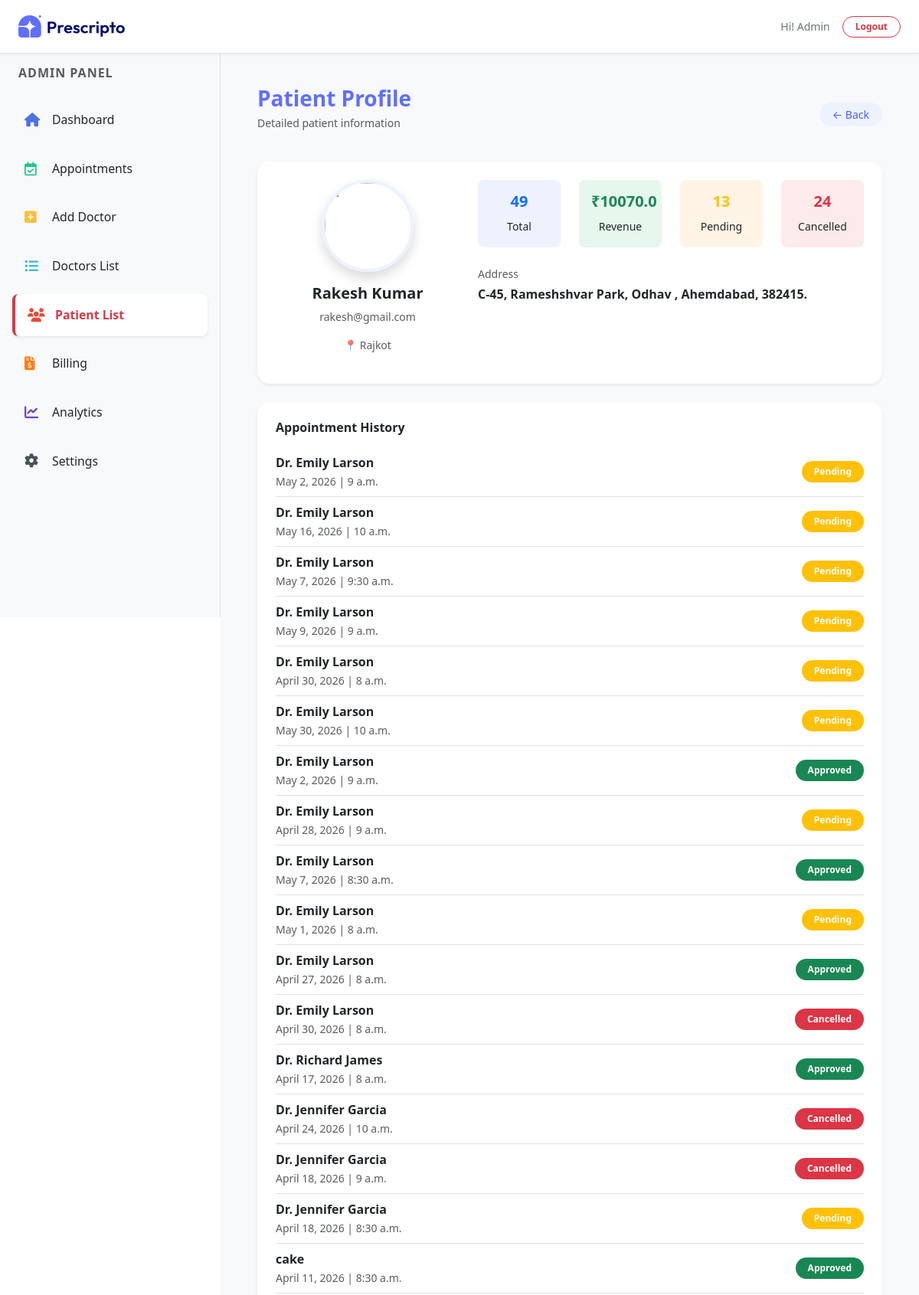
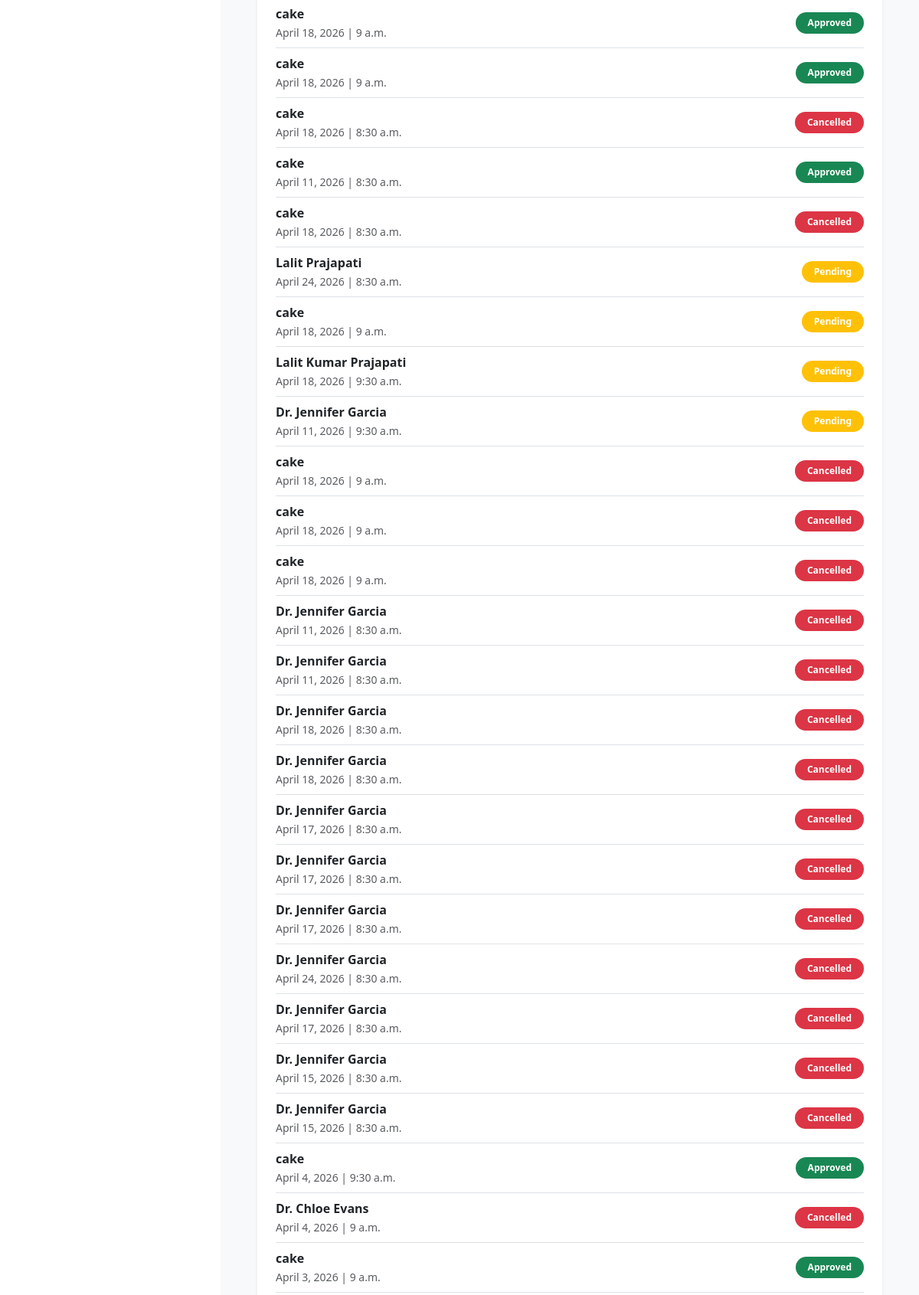
Screenshot of /patient/4/ (signed in, upper part) with the database file from the repository (2 pictures, top to bottom).
### appointment/models.py (models this page shows, shortened)
class Patients(models.Model):
    username = models.CharField(max_length=100)
    email = models.EmailField()
    password = models.CharField(max_length=100)
    phone = models.CharField(max_length=15, blank=True)
    city = models.CharField(max_length=100, blank=True)
    address = models.TextField(blank=True)
    profile_image = CloudinaryField('image', folder='patients_image')

class Appointment(models.Model):
    STATUS_CHOICES = (
        ('Pending', 'Pending'),
        ('Approved', 'Approved'),
        ('Cancelled', 'Cancelled'),
    )
    PAYMENT_METHOD = (
        ('Cash', 'Cash'),
        ('Online', 'Online'),
    )
    user = models.ForeignKey(
        Patients,
        on_delete=models.CASCADE,
        related_name='appointments'
    )
    doctor = models.ForeignKey(Doctor, on_delete=models.CASCADE)
    appointment_date = models.DateField()
    appointment_time = models.TimeField()
    status = models.CharField(max_length=10, choices=STATUS_CHOICES, default='Pending')
    payment_method = models.CharField(max_length=10, choices=PAYMENT_METHOD, default='Cash')
    is_billed = models.BooleanField(default=False)
    created_at = models.DateTimeField(auto_now_add=True)

class Doctor(models.Model):
    image = CloudinaryField('image', folder='doctor_image')
    name = models.CharField(max_length=100)
    email = models.EmailField()
    username = models.CharField(max_length=255, unique=True)
    password = models.CharField(max_length=100)
    experience = models.IntegerField()
    fees = models.FloatField()
    category = models.ForeignKey(Category, on_delete=models.CASCADE)
    degree = models.CharField(max_length=50)
    about = models.TextField()
    address = models.TextField()
    available = models.BooleanField(default=True)

### appointment/views.py (the view)
# urls.py: path('patient/<int:id>/', views.patient_detail, name='patient_detail'),
@login_required(login_url='/dash_login')
@staff_member_required
def patient_detail(request, id):
    patient = get_object_or_404(Patients, id=id)
    stats = Appointment.objects.filter(user=patient).aggregate(
        total_appointments=Count('id'),
        total_bill=Sum('doctor__fees', filter=Q(status='Approved')),
        pending=Count('id', filter=Q(status='Pending')),
        cancelled=Count('id', filter=Q(status='Cancelled')),
    )
    appointments = Appointment.objects.filter(user=patient).order_by('-created_at')
    context = {
        'patient': patient,
        'appointments': appointments,
        'stats': stats,
        'action': 'patient_list',
        "role": "admin"
    }
    return render(request, 'dashboard/patient_detail.html', context)

### templates/dashboard/patient_detail.html
{% extends "dashboard/layout.html" %}
{% load static %}
{% block contant %}
<section class="p-5 bg-light" style="width: 100%; margin-top: 64px; margin-left: 18rem; padding: 20px;">
    <div class="mb-4 d-flex justify-content-between align-items-center" data-aos="fade-down">
        <div>
            <h3 class="fw-bold mb-1" style="color: rgb(95 111 255);">Patient Profile</h3>
            <p class="text-muted small">Detailed patient information</p>
        </div>
        <a href="{% url 'patient_list' %}" class="btn btn-sm rounded-pill px-3"
            style="background:#eef2ff; color:#4f5dff;">
            ← Back
        </a>
    </div>
    <div class="bg-white rounded-4 shadow-sm p-4 mb-4" data-aos="fade-up">
        <div class="row">
            <div class="col-md-4 text-center">
                <img src="{{ patient.profile_image.url }}"
                    class="rounded-circle shadow mb-3"
                    style="width:120px;height:120px;object-fit:cover; border:4px solid #eef2ff;">
                <h5 class="fw-bold">{{ patient.username }}</h5>
                <p class="text-muted small">{{ patient.email }}</p>
                <p class="small text-muted">
                    📍 {{ patient.city|default:"No city" }}
                </p>
            </div>
            <div class="col-md-8">
                <div class="row text-center">
                    <div class="col-3">
                        <div class="p-3 rounded-3"
                            style="background:#eef2ff;">
                            <h5 class="fw-bold text-primary">
                                {{ stats.total_appointments|default:"0" }}
                            </h5>
                            <small>Total</small>
                        </div>
                    </div>
                    <div class="col-3">
                        <div class="p-3 rounded-3"
                            style="background:#e6f7ee;">
                            <h5 class="fw-bold text-success">
                                ₹{{ stats.total_bill|default:"0" }}
                            </h5>
                            <small>Revenue</small>
                        </div>
                    </div>
                    <div class="col-3">
                        <div class="p-3 rounded-3"
                            style="background:#fff4e5;">
                            <h5 class="fw-bold text-warning">
                                {{ stats.pending|default:"0" }}
                            </h5>
                            <small>Pending</small>
                        </div>
                    </div>
                    <div class="col-3">
                        <div class="p-3 rounded-3"
                            style="background:#fdeaea;">
                            <h5 class="fw-bold text-danger">
                                {{ stats.cancelled|default:"0" }}
                            </h5>
                            <small>Cancelled</small>
                        </div>
                    </div>
                </div>
                <div class="mt-4">
                    <p class="text-muted small mb-1">Address</p>
                    <p class="fw-semibold">
                        {{ patient.address|default:"No address available" }}
                    </p>
                </div>
            </div>
        </div>
    </div>
    <div class="bg-white rounded-4 shadow-sm p-4" data-aos="fade-up">
        <h6 class="fw-bold mb-3">Appointment History</h6>
        {% for app in appointments %}
        <div class="d-flex justify-content-between align-items-center border-bottom py-2">
            <div>
                <p class="mb-0 fw-semibold">{{ app.doctor.name }}</p>
                <small class="text-muted">
                    {{ app.appointment_date }} | {{ app.appointment_time }}
                </small>
            </div>
            <span class="badge px-3 py-2 rounded-pill
                {% if app.status == 'Approved' %}
                    bg-success
                {% elif app.status == 'Pending' %}
                    bg-warning
                {% else %}
                    bg-danger
                {% endif %}">
                {{ app.status }}
            </span>
        </div>
        {% empty %}
        <p class="text-muted small">No appointments found</p>
        {% endfor %}
    </div>
</section>
{% endblock %}

### templates/dashboard/layout.html (shortened to what this page needs)
<!DOCTYPE html>
<html lang="en">
<head>
    <link href="https://cdn.jsdelivr.net/npm/bootstrap@5.3.3/dist/css/bootstrap.min.css" rel="stylesheet" />
    <link href="https://cdnjs.cloudflare.com/ajax/libs/font-awesome/5.15.3/css/all.min.css" rel="stylesheet" />
    <link rel="stylesheet" href="https://cdnjs.cloudflare.com/ajax/libs/font-awesome/6.7.2/css/all.min.css" />
    <link href="https://unpkg.com/aos@2.3.4/dist/aos.css" rel="stylesheet">
</head>
    {% load static %}
    <body>
        <header class="d-flex justify-content-between align-items-center border-bottom bg-white px-4"
                style="height: 70px; position: fixed; top: 0; width: 100%; z-index: 1050; box-shadow: 0 2px 4px rgba(0,0,0,0.05);">
            <div class="d-flex align-items-center">
                <a href="{% url 'dash_admin' %}">
                    <img src="{% static 'assets/assets_frontend/logo.svg' %}" alt="Logo" style="width: 140px;">
                </a>
            </div>
            <div class="d-flex align-items-center gap-3 text-secondary small">
                {% if role == 'admin' %}
                    <span class="text-capitalize fw-medium">Hi! {{ request.session.username }}</span>
                {% else %}
                    <span class="fw-medium">Hi! {{ doctor.name }}</span>
                {% endif %}
                <a href="{% url 'dash_logout' %}" class="btn btn-outline-danger btn-sm rounded-pill px-3 py-1 fw-bold" style="font-size: 12px;">Logout</a>
            </div>
        </header>
        <main class="d-flex" style="min-height: calc(100vh - 64px);">
            {% if role == 'admin' %}
                <nav id="sidebar" class="border-end bg-light p-3"
                    style="width: 18rem; height: calc(100vh - 64px); position: fixed; top: 70px; left: 0; z-index: 1000; overflow-y: auto;">
                    <div class="mb-4 ps-2">
                        <h6 class="text-uppercase text-muted fw-bold" style="letter-spacing: 1px; font-size: 1rem;">Admin Panel</h6>
                    </div>
                    <a href="{% url 'dash_admin' %}"
                    class="nav-link d-flex align-items-center gap-3 p-3 rounded-3 mb-2 {% if action == 'admin' %}bg-white shadow-sm border-start border-4 border-primary fw-bold text-primary{% else %}text-dark{% endif %}"
                    style="transition: 0.3s; font-size: 18px; text-decoration: none;">
                        <i class="fa-solid fa-house" style="color: #4e73df; width: 20px;"></i>
                        <span class="small">Dashboard</span>
                    </a>
                    <a href="{% url 'appointments' %}"
                    class="nav-link d-flex align-items-center gap-3 p-3 rounded-3 mb-2 {% if action == 'appointments' %}bg-white shadow-sm border-start border-4 border-success fw-bold text-success{% else %}text-dark{% endif %}"
                    style="transition: 0.3s; font-size: 18px; text-decoration: none;">
                        <i class="fa-regular fa-calendar-check" style="color: #1cc88a; width: 20px;"></i>
                        <span class="small">Appointments</span>
                    </a>
                    <a href="{% url 'add_doctor' %}"
                    class="nav-link d-flex align-items-center gap-3 p-3 rounded-3 mb-2 {% if action == 'add_doctor' %}bg-white shadow-sm border-start border-4 border-warning fw-bold text-warning{% else %}text-dark{% endif %}"
                    style="transition: 0.3s; font-size: 18px; text-decoration: none;">
                        <i class="fas fa-plus-square" style="color: #f6c23e; width: 20px;"></i>
                        <span class="small">Add Doctor</span>
                    </a>
                    <a href="{% url 'doctor_list' %}"
                    class="nav-link d-flex align-items-center gap-3 p-3 rounded-3 mb-2 {% if action == 'doctor_list' %}bg-white shadow-sm border-start border-4 border-info fw-bold text-info{% else %}text-dark{% endif %}"
                    style="transition: 0.3s; font-size: 18px; text-decoration: none;">
                        <i class="fas fa-list-ul" style="color: #36b9cc; width: 20px;"></i>
                        <span class="small">Doctors List</span>
                    </a>
                    <a href="{% url 'patient_list' %}"
                    class="nav-link d-flex align-items-center gap-3 p-3 rounded-3 mb-2 {% if action == 'patient_list' %}bg-white shadow-sm border-start border-4 border-danger fw-bold text-danger{% else %}text-dark{% endif %}"
                    style="transition: 0.3s; font-size: 18px; text-decoration: none;">
                        <i class="fa-solid fa-users" style="color: #e74a3b; width: 20px;"></i>
                        <span class="small">Patient List</span>
                    </a>
                    <a href="{% url 'billing' %}"
                    class="nav-link d-flex align-items-center gap-3 p-3 rounded-3 mb-2 {% if action == 'billing' %}bg-white shadow-sm border-start border-4 border-secondary fw-bold text-secondary{% else %}text-dark{% endif %}"
                    style="transition: 0.3s; font-size: 18px; text-decoration: none;">
                        <i class="fa-solid fa-file-invoice-dollar" style="color: #fd7e14; width: 20px;"></i>
                        <span class="small">Billing</span>
                    </a>
                    <a href="{% url 'analytics' %}"
                    class="nav-link d-flex align-items-center gap-3 p-3 rounded-3 mb-2 {% if action == 'analytics' %}bg-white shadow-sm border-start border-4 border-dark fw-bold text-dark{% else %}text-dark{% endif %}"
                    style="transition: 0.3s; font-size: 18px; text-decoration: none;">
                        <i class="fa-solid fa-chart-line" style="color: #6f42c1; width: 20px;"></i>
                        <span class="small">Analytics</span>
                    </a>
                    <a href="{% url 'settings' %}"
                    class="nav-link d-flex align-items-center gap-3 p-3 rounded-3 mb-2 {% if action == 'settings' %}bg-white shadow-sm border-start border-4 border-secondary fw-bold text-secondary{% else %}text-dark{% endif %}"
                    style="transition: 0.3s; font-size: 18px; text-decoration: none;">
                        <i class="fa-solid fa-gear" style="color: #495057; width: 20px;"></i>
                        <span class="small">Settings</span>
                    </a>
                </nav>
            {% endif %}
            {% block contant %}
            {% endblock %}
        </main>
    </body>
</html>

### rows the page displays
Patients: username "Rakesh Kumar", email "rakesh@gmail.com", city "Rajkot", address "C-45, Rameshshvar Park, Odhav , Ahemdabad, 382415."
Appointment: doctor.name "Dr. Emily Larson", appointment_date "May 2, 2026", appointment_time "9 a.m.", status "Pending"
Appointment: doctor.name "Dr. Emily Larson", appointment_date "May 16, 2026", appointment_time "10 a.m.", status "Pending"
Appointment: doctor.name "Dr. Emily Larson", appointment_date "May 7, 2026", appointment_time "9:30 a.m.", status "Pending"
Appointment: doctor.name "Dr. Emily Larson", appointment_date "May 9, 2026", appointment_time "9 a.m.", status "Pending"
Appointment: doctor.name "Dr. Emily Larson", appointment_date "April 30, 2026", appointment_time "8 a.m.", status "Pending"
Appointment: doctor.name "Dr. Emily Larson", appointment_date "May 30, 2026", appointment_time "10 a.m.", status "Pending"
Appointment: doctor.name "Dr. Emily Larson", appointment_date "May 2, 2026", appointment_time "9 a.m.", status "Approved"
Appointment: doctor.name "Dr. Emily Larson", appointment_date "April 28, 2026", appointment_time "9 a.m.", status "Pending"
Appointment: doctor.name "Dr. Emily Larson", appointment_date "May 7, 2026", appointment_time "8:30 a.m.", status "Approved"
Appointment: doctor.name "Dr. Emily Larson", appointment_date "May 1, 2026", appointment_time "8 a.m.", status "Pending"
Appointment: doctor.name "Dr. Emily Larson", appointment_date "April 27, 2026", appointment_time "8 a.m.", status "Approved"
Appointment: doctor.name "Dr. Emily Larson", appointment_date "April 30, 2026", appointment_time "8 a.m.", status "Cancelled"
Appointment: doctor.name "Dr. Richard James", appointment_date "April 17, 2026", appointment_time "8 a.m.", status "Approved"
Appointment: doctor.name "Dr. Jennifer Garcia", appointment_date "April 24, 2026", appointment_time "10 a.m.", status "Cancelled"
Appointment: doctor.name "Dr. Jennifer Garcia", appointment_date "April 18, 2026", appointment_time "9 a.m.", status "Cancelled"
Appointment: doctor.name "Dr. Jennifer Garcia", appointment_date "April 18, 2026", appointment_time "8:30 a.m.", status "Pending"
Appointment: doctor.name "cake", appointment_date "April 11, 2026", appointment_time "8:30 a.m.", status "Approved"
Appointment: doctor.name "cake", appointment_date "April 18, 2026", appointment_time "9 a.m.", status "Approved"
Appointment: doctor.name "cake", appointment_date "April 18, 2026", appointment_time "9 a.m.", status "Approved"
Appointment: doctor.name "cake", appointment_date "April 18, 2026", appointment_time "8:30 a.m.", status "Cancelled"
Appointment: doctor.name "cake", appointment_date "April 11, 2026", appointment_time "8:30 a.m.", status "Approved"
Appointment: doctor.name "cake", appointment_date "April 18, 2026", appointment_time "8:30 a.m.", status "Cancelled"
Appointment: doctor.name "Lalit Prajapati", appointment_date "April 24, 2026", appointment_time "8:30 a.m.", status "Pending"
Appointment: doctor.name "cake", appointment_date "April 18, 2026", appointment_time "9 a.m.", status "Pending"
Appointment: doctor.name "Lalit Kumar Prajapati", appointment_date "April 18, 2026", appointment_time "9:30 a.m.", status "Pending"
Appointment: doctor.name "Dr. Jennifer Garcia", appointment_date "April 11, 2026", appointment_time "9:30 a.m.", status "Pending"
Appointment: doctor.name "cake", appointment_date "April 18, 2026", appointment_time "9 a.m.", status "Cancelled"
Appointment: doctor.name "cake", appointment_date "April 18, 2026", appointment_time "9 a.m.", status "Cancelled"
Appointment: doctor.name "cake", appointment_date "April 18, 2026", appointment_time "9 a.m.", status "Cancelled"
Appointment: doctor.name "Dr. Jennifer Garcia", appointment_date "April 11, 2026", appointment_time "8:30 a.m.", status "Cancelled"
Appointment: doctor.name "Dr. Jennifer Garcia", appointment_date "April 11, 2026", appointment_time "8:30 a.m.", status "Cancelled"
Appointment: doctor.name "Dr. Jennifer Garcia", appointment_date "April 18, 2026", appointment_time "8:30 a.m.", status "Cancelled"
Appointment: doctor.name "Dr. Jennifer Garcia", appointment_date "April 18, 2026", appointment_time "8:30 a.m.", status "Cancelled"
Appointment: doctor.name "Dr. Jennifer Garcia", appointment_date "April 17, 2026", appointment_time "8:30 a.m.", status "Cancelled"
Appointment: doctor.name "Dr. Jennifer Garcia", appointment_date "April 17, 2026", appointment_time "8:30 a.m.", status "Cancelled"
Appointment: doctor.name "Dr. Jennifer Garcia", appointment_date "April 17, 2026", appointment_time "8:30 a.m.", status "Cancelled"
Appointment: doctor.name "Dr. Jennifer Garcia", appointment_date "April 24, 2026", appointment_time "8:30 a.m.", status "Cancelled"
Appointment: doctor.name "Dr. Jennifer Garcia", appointment_date "April 17, 2026", appointment_time "8:30 a.m.", status "Cancelled"
Appointment: doctor.name "Dr. Jennifer Garcia", appointment_date "April 15, 2026", appointment_time "8:30 a.m.", status "Cancelled"
Appointment: doctor.name "Dr. Jennifer Garcia", appointment_date "April 15, 2026", appointment_time "8:30 a.m.", status "Cancelled"
Appointment: doctor.name "cake", appointment_date "April 4, 2026", appointment_time "9:30 a.m.", status "Approved"
Appointment: doctor.name "Dr. Chloe Evans", appointment_date "April 4, 2026", appointment_time "9 a.m.", status "Cancelled"
Appointment: doctor.name "cake", appointment_date "April 3, 2026", appointment_time "9 a.m.", status "Approved"

### other values shown
{{ request.session.username }} "Admin"
{{ stats.total_appointments|default:"0" }} "49"
{{ stats.total_bill|default:"0" }} "10070.0"
{{ stats.pending|default:"0" }} "13"
{{ stats.cancelled|default:"0" }} "24"
